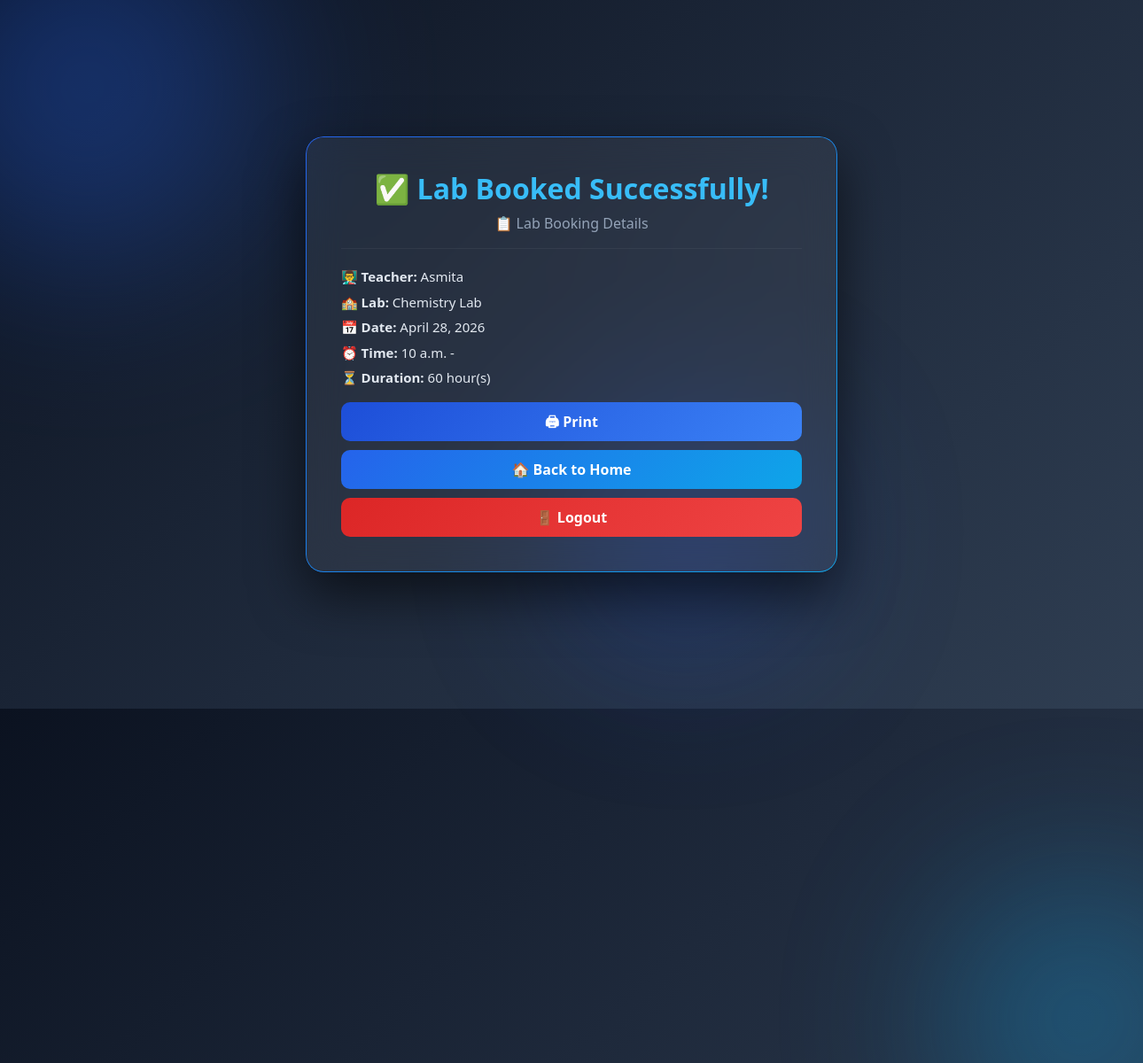
Screenshot of /lab_success/ with the database file from the repository.
### booking/models.py (models this page shows, shortened)
class LabBooking(models.Model):
    STATUS_CHOICES = [
        ('Pending', 'Pending'),
        ('Approved', 'Approved'),
        ('Rejected', 'Rejected')
    ]
    teacher_name = models.CharField(max_length=100)
    lab = models.CharField(max_length=100)
    date = models.DateField()
    time = models.TimeField()
    duration = models.CharField(max_length=50)
    status = models.CharField(max_length=20, choices=STATUS_CHOICES, default='Pending')

### booking/views.py (the view)
# urls.py: path('lab_success/', views.lab_success, name='lab_success'),
def lab_success(request):
    booking = LabBooking.objects.last()
    return render(request, 'lab_success.html', {'booking': booking})

### booking/templates/lab_success.html (shortened to what this page needs)
<!DOCTYPE html>
<html>
<head>
    <link href="https://cdn.jsdelivr.net/npm/bootstrap@5.3.0/dist/css/bootstrap.min.css" rel="stylesheet">
</head>
<body>
<div class="blob blob1"></div>
<div class="blob blob2"></div>
<div class="blob blob3"></div>
<div class="card-box">
    <h2 class="title">✅ Lab Booked Successfully!</h2>
    <p class="text-muted">📋 Lab Booking Details</p>
    <hr>
    <div class="details">
        <p><b>👨‍🏫 Teacher:</b> {{ booking.teacher_name }}</p>
        <p><b>🏫 Lab:</b> {{ booking.lab }}</p>
        <p><b>📅 Date:</b> {{ booking.date }}</p>
        <p><b>⏰ Time:</b> {{ booking.time }} - {{ booking.end_time }}</p>
        <p><b>⏳ Duration:</b> {{ booking.duration }} hour(s)</p>
    </div>
    <button onclick="window.print()" class="btn btn-print btn-custom w-100">
        🖨 Print
    </button>
    <a href="{% url 'home' %}" class="btn btn-home btn-custom w-100">
        🏠 Back to Home
    </a>
    <a href="{% url 'logout' %}" class="btn btn-logout btn-custom w-100">
        🚪 Logout
    </a>
</div>
</body>
</html>

### booking/templates/lab_success.html (style rules this page uses)
body { margin: 0; min-height: 100vh; display: flex; align-items: center; justify-content: center; font-family: 'Segoe UI', sans-serif; background: linear-gradient(135deg, #0b1220, #1e293b, #2f3e52); overflow: hidden; }
.blob { position: absolute; border-radius: 50%; filter: blur(100px); opacity: 0.35; animation: float 12s infinite ease-in-out; }
.blob1 { width:400px;height:400px;background:#2563eb;top:-100px;left:-100px; }
.blob2 { width:300px;height:300px;background:#0ea5e9;bottom:-100px;right:-80px;animation-delay:3s; }
.blob3 { width:250px;height:250px;background:#1d4ed8;top:50%;left:60%;transform:translate(-50%,-50%);animation-delay:6s; }
.card-box { background: rgba(255,255,255,0.06); backdrop-filter: blur(20px); border-radius: 20px; width: 100%; max-width: 600px; padding: 40px; box-shadow: 0 25px 60px rgba(0,0,0,0.6); text-align: center; position: relative; z-index: 2; color: #e2e8f0; animation: fadeIn 0.5s ease-in-out; }
.card-box::before { content: ""; position: absolute; inset: 0; border-radius: 20px; padding: 1px; background: linear-gradient(135deg, #2563eb, #0ea5e9); pointer-events: none; -webkit-mask: linear-gradient(#000 0 0) content-box, linear-gradient(#000 0 0); -webkit-mask-composite: xor; mask-composite: exclude; }
.title { color: #38bdf8; font-weight: bold; }
.details { text-align: left; margin-top: 20px; }
.details p { margin: 6px 0; font-size: 15px; }
hr { border-color: rgba(255,255,255,0.2); }
.btn-custom { border-radius: 10px; padding: 10px; font-weight: bold; margin-top: 10px; transition: 0.3s; border: none; }
.btn-print { background: linear-gradient(135deg, #1d4ed8, #3b82f6); color: white; }
.btn-logout { background: linear-gradient(135deg, #dc2626, #ef4444); color: white; }
.btn-home { background: linear-gradient(135deg, #2563eb, #0ea5e9); color: white; }
.text-muted { color: #94a3b8 !important; }

### rows the page displays
LabBooking: teacher_name "Asmita", lab "Chemistry Lab", date "April 28, 2026", time "10 a.m.", duration "60"
